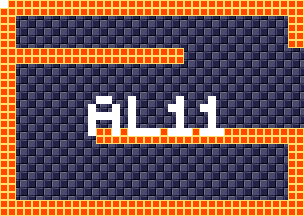

This is a level from a 2D game, rendered from its Tiled map with the project's own tilesets. A one-line summary and the map file follow, with tile-layer data summarised:
An orthogonal 38x27 tile map with 8x8 px tiles, 4 tile layers (background, foreground, room numbers, Objects), 15 tilesets.

<map version="1.5" tiledversion="1.7.1" orientation="orthogonal" renderorder="right-down" width="38" height="27" tilewidth="8" tileheight="8" infinite="0" nextlayerid="11" nextobjectid="1">
 <tileset firstgid="1" source="tilesheets/tsKarniMata.tsx" />
 <tileset firstgid="1025" source="tilesheets/tsVoodooWasp.tsx" />
 <tileset firstgid="2049" source="tilesheets/tsBurial.tsx" />
 <tileset firstgid="3073" source="tilesheets/tsBlueTemple.tsx" />
 <tileset firstgid="4097" source="tilesheets/tsGoddess.tsx" />
 <tileset firstgid="5121" source="tilesheets/tsKonark.tsx" />
 <tileset firstgid="6145" name="sEnemies" tilewidth="8" tileheight="8" tilecount="1024" columns="32">
  <image source="../grapx/tilesheets/sObjects.bmp" trans="ff94ff" width="256" height="256" />
 </tileset>
 <tileset firstgid="7169" source="tilesheets/tsIceTemple.tsx" />
 <tileset firstgid="8193" source="tilesheets/tsLavaArea.tsx" />
 <tileset firstgid="9217" source="tilesheets/tsBossArea.tsx" />
 <tileset firstgid="10241" source="tilesheets/tsPegu.tsx" />
 <tileset firstgid="11265" source="tilesheets/sTiwanakuTemple.tsx" />
 <tileset firstgid="12289" source="tilesheets/sIndraTemple.tsx" />
 <tileset firstgid="13313" source="tilesheets/sTeleport.tsx" />
 <tileset firstgid="14337" source="tilesheets/sObjects.tsx" />
 <layer id="2" name="background" width="38" height="27">
  <data>[1026 cells, 1026 non-empty, 2 distinct tile ids]</data>
 </layer>
 <layer id="1" name="foreground" width="38" height="27">
  <data>[1026 cells, 314 non-empty, 1 distinct tile ids]</data>
 </layer>
 <layer id="7" name="room numbers" width="38" height="27">
  <data>[1026 cells, 37 non-empty, 1 distinct tile ids]</data>
 </layer>
 <layer id="10" name="Objects" width="38" height="27">
  <data>[1026 cells, 0 non-empty, 0 distinct tile ids]</data>
 </layer>
</map>
